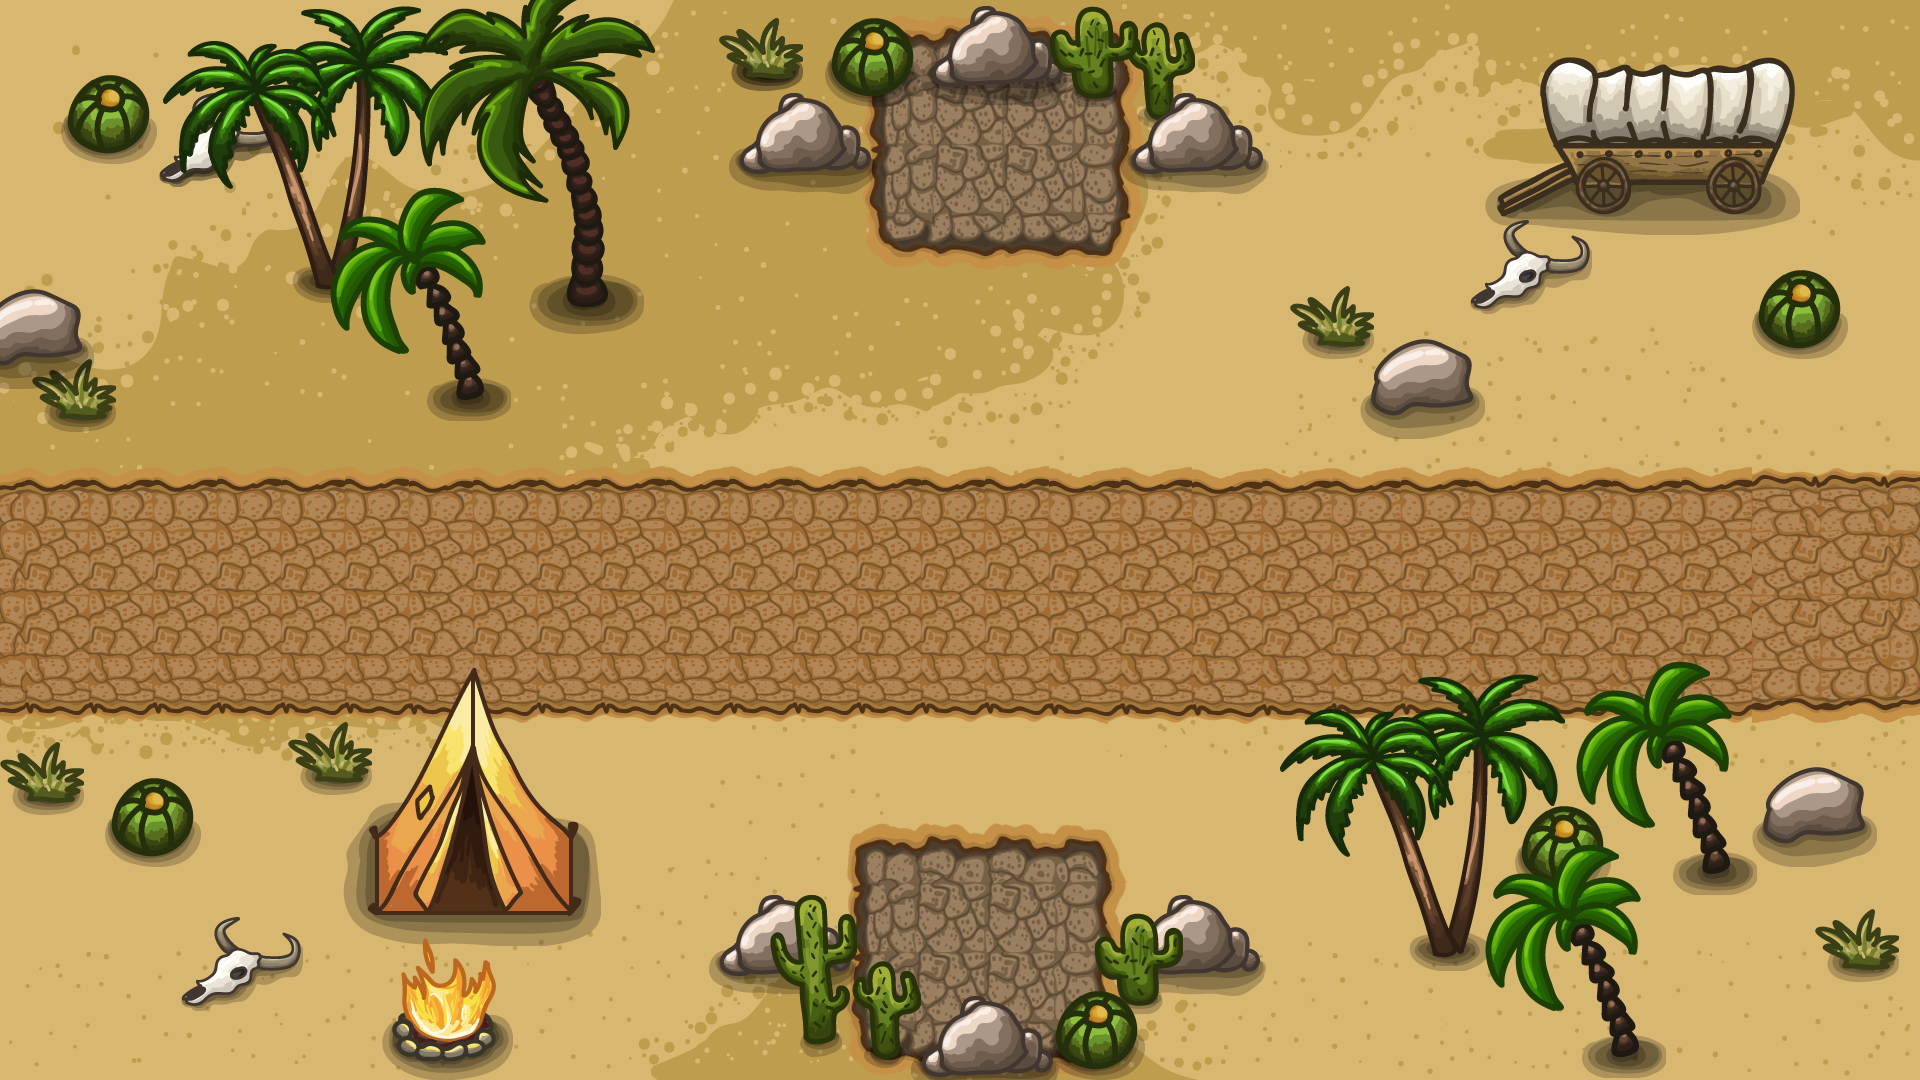

Below is a game level as drawn by its tile map, then a one-line description and the .tmx that defines it (tile-layer data replaced by summaries):
An orthogonal 30x18 tile map with 64x60 px tiles, 1 tile layer (Tile Layer 1) and 3 objects.

<map version="1.2" tiledversion="1.3.1" orientation="orthogonal" renderorder="left-up" compressionlevel="0" width="30" height="18" tilewidth="64" tileheight="60" infinite="0" nextlayerid="4" nextobjectid="5">
 <tileset firstgid="1" name="Untitled-1" tilewidth="64" tileheight="60" tilecount="540" columns="30">
  <image source="Untitled-1.png" width="1920" height="1080" />
 </tileset>
 <layer id="1" name="Tile Layer 1" width="30" height="18" locked="1">
  <data>[540 cells, 540 non-empty, 540 distinct tile ids]</data>
 </layer>
 <objectgroup id="2" name="Object Layer 1" locked="1">
  <object id="1" x="870.556" y="859.132" width="210.213" height="139.38" />
  <object id="2" x="893.406" y="100.537" width="217.068" height="130.241" />
 </objectgroup>
 <objectgroup color="#aaff00" id="3" name="Object Layer 2" locked="1">
  <object id="4" x="895.69" y="511.823" width="230.777" height="175.939">
   <ellipse />
  </object>
 </objectgroup>
</map>